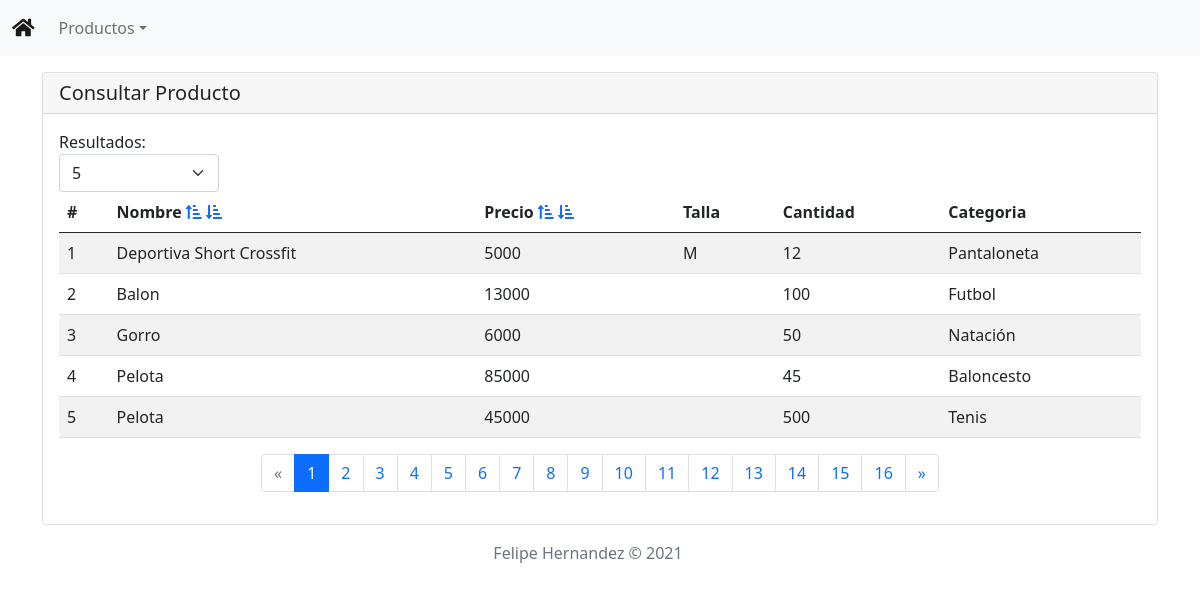
The page / on the database its author committed.
### tables this page shows
CREATE TABLE `producto` (
  `id` int(11) NOT NULL,
  `nombre` varchar(50) NOT NULL,
  `talla` varchar(50) NOT NULL,
  `cantidad` int(11) NOT NULL,
  `precio` varchar(50) NOT NULL,
  `id_categoria` int(11) NOT NULL
);

CREATE TABLE `categoria` (
  `id` int(11) NOT NULL,
  `nombre` varchar(50) NOT NULL
);

### logica/Producto.php (called while the page is built, shortened)
<?php
require_once 'persistencia/Conexion.php';
require_once 'persistencia/ProductoDAO.php';
class Producto
{
    private $nombre;
    private $precio;
    private $talla;
    private $cantidad;
    private $categoria;
    private $conexion;
    private $productoDAO;
    public function __construct($id = "", $nombre = "", $precio = "", $talla = "", $cantidad = "", $categoria = "")
    {
        $this->nombre = $nombre;
        $this->precio = $precio;
        $this->talla = $talla;
        $this->cantidad = $cantidad;
        $this->categoria = $categoria;
        $this->conexion = new Conexion();
        $this->productoDAO = new ProductoDAO($id, $nombre, $talla, $precio, $cantidad, $categoria);
    }
    public function getNombre()
    {
        return $this->nombre;
    }
    public function getPrecio()
    {
        return $this->precio;
    }
    public function getTalla()
    {
        return $this->talla;
    }
    public function getCantidad()
    {
        return $this->cantidad;
    }
    public function getCategoria()
    {
        return $this->categoria;
    }
    public function consultarTodos($atributo, $direccion, $filas, $pag)
    {
        $this->conexion->abrir();
        $this->conexion->ejecutar($this->productoDAO->consultarTodos($atributo, $direccion, $filas, $pag));
        $productos = array();
        while (($resultado = $this->conexion->extraer()) != null) {
            $categoria = new Categoria($resultado[5]);
            $categoria->consultar();
            array_push($productos, new Producto($resultado[0], $resultado[1], $resultado[2], $resultado[3], $resultado[4], $categoria));
        }
        $this->conexion->cerrar();
        return $productos;
    }
    public function consultarTotalFilas()
    {
        $this->conexion->abrir();
        $this->conexion->ejecutar($this->productoDAO->consultarTotalFilas());
        return $this->conexion->extraer()[0];
    }
}

### persistencia/Conexion.php (called while the page is built, shortened)
<?php
class Conexion{
    private $mysqli;
    private $resultado;
    public function abrir(){
        $this -> mysqli = new mysqli("localhost", "root", "", "tienda-deportiva");
        $this -> mysqli -> set_charset("utf8");
    }
    public function ejecutar($sentencia){
        $this -> resultado = $this -> mysqli -> query($sentencia);
    }
    public function extraer(){
        return $this -> resultado -> fetch_row();
    }
}

### persistencia/ProductoDAO.php (called while the page is built, shortened)
<?php
class ProductoDAO
{
    public function consultarTodos($atributo, $direccion, $filas, $pag){
        return "select id, nombre, precio, cantidad, talla, id_categoria
                from producto " .
            (($atributo != "" && $direccion != "")?"order by " . $atributo . " " . $direccion:"") .
            " limit " . (($pag-1)*$filas) . ", " . $filas;
    }
    public function consultarTotalFilas(){
        return "select count(1)
                from producto";
    }
}

### logica/Categoria.php (called while the page is built, shortened)
<?php
require_once 'persistencia/Conexion.php';
require_once 'persistencia/CategoriaDAO.php';
class Categoria
{
    private $nombre;
    private $conexion;
    private $categoriaDAO;
    public function __construct($id="", $nombre="")
    {
        $this->nombre = $nombre;
        $this->conexion = new Conexion();
        $this->categoriaDAO = new CategoriaDAO($id, $nombre);
    }
    public function getNombre()
    {
        return $this->nombre;
    }
    public function consultar(){
        $this -> conexion -> abrir();
        $this -> conexion -> ejecutar($this -> categoriaDAO -> consultar());
        $resultado = $this -> conexion -> extraer();
        $this -> nombre = $resultado[0];
        $this -> conexion -> cerrar();
    }
}

### persistencia/CategoriaDAO.php (called while the page is built, shortened)
<?php
class CategoriaDAO
{
    private $id;
    public function __construct($id = "", $nombre = "")
    {
        $this->id = $id;
    }
    public function consultar()
    {
        return "select nombre
                from categoria
                where id = " . $this->id;
    }
}

### presentacion/producto/consultarProducto.php (the view, shortened to what this page needs)
<?php
include 'presentacion/menu.php';
$atributo = "";
$direccion = "";
$filas = 5;
$pag = 1;
$producto = new Producto();
$productos = $producto->consultarTodos($atributo, $direccion, $filas, $pag);
$totalFilas = $producto->consultarTotalFilas();
?>
<div class="container">
    <div class="row mt-3">
        <div class="col">
            <div class="card">
                <h5 class="card-header">Consultar Producto</h5>
                <div class="card-body">
                    <div class="row">
                        <div class="col-2">
                            Resultados:
                            <select class="form-select" id="filas">
                                <option value="5" <?php if ($filas == 5) echo "selected" ?>>5</option>
                            </select>
                        </div>
                    </div>
                    <table class="table table-striped table-hover">
                        <thead>
                        <tr>
                            <th>#</th>
                            <th>Nombre
                                <?php
                                echo ($atributo != "nombre" || $direccion != "asc") ? "<a href='index.php?pid=" . base64_encode("presentacion/producto/consultarProducto.php") . "&atributo=nombre&direccion=asc&filas=" . $filas . "'><i class='fas fa-sort-amount-up-alt'></i></a> " : "<i class='fas fa-sort-up'></i> ";
                                echo ($atributo != "nombre" || $direccion != "desc") ? "<a href='index.php?pid=" . base64_encode("presentacion/producto/consultarProducto.php") . "&atributo=nombre&direccion=desc&filas=" . $filas . "'><i class='fas fa-sort-amount-down-alt'></i></a> " : "<i class='fas fa-sort-down'></i> ";
                                ?>
                            </th>
                            <th>Precio
                                <?php
                                echo ($atributo != "precio" || $direccion != "asc") ? "<a href='index.php?pid=" . base64_encode("presentacion/producto/consultarProducto.php") . "&atributo=precio&direccion=asc&filas=" . $filas . "'><i class='fas fa-sort-amount-up-alt'></i></a> " : "<i class='fas fa-sort-up'></i> ";
                                echo ($atributo != "precio" || $direccion != "desc") ? "<a href='index.php?pid=" . base64_encode("presentacion/producto/consultarProducto.php") . "&atributo=precio&direccion=desc&filas=" . $filas . "'><i class='fas fa-sort-amount-down-alt'></i></a> " : "<i class='fas fa-sort-down'></i> ";
                                ?>
                            </th>
                            <th>Talla</th>
                            <th>Cantidad</th>
                            <th>Categoria</th>
                        </tr>
                        </thead>
                        <tbody>
                        <?php
                        $pos = 1;
                        foreach ($productos as $productoActual) {
                            echo "<tr>";
                            echo "<td>" . $pos++ . "</td>
                                      <td>" . $productoActual->getNombre() . "</td>
                                      <td>" . $productoActual->getPrecio() . "</td>
                                      <td>" . $productoActual->getCantidad() . "</td>
                                      <td>" . $productoActual->getTalla() . "</td>
                                      <td>" . $productoActual->getCategoria()->getNombre() . "</td>";
                            echo "</tr>";
                        }
                        ?>
                        </tbody>
                    </table>
                    <nav aria-label="Page navigation example">
                        <ul class="pagination justify-content-center">
                            <?php
                            $numPags = intval($totalFilas / $filas);
                            echo ($pag != 1) ? "<li class='page-item'><a class='page-link' href='index.php?pid=" . base64_encode("presentacion/producto/consultarProducto.php") . "&pag=" . ($pag - 1) . "&filas=" . $filas . (($atributo != "" && $direccion != "") ? ("&atributo=" . $atributo . "&direccion=" . $direccion) : "") . "'> <span aria-hidden='true'>&laquo;</span></a></li>" : "<li class='page-item disabled'><a class='page-link'>&laquo;</li></a>";
                            for ($i = 1; $i <= $numPags; $i++) {
                                echo "<li class='page-item " . (($pag == $i) ? "active" : "") . "'>" . (($pag != $i) ? "<a class='page-link' href='index.php?pid=" . base64_encode("presentacion/producto/consultarProducto.php") . "&pag=" . $i . "&filas=" . $filas . (($atributo != "" && $direccion != "") ? ("&atributo=" . $atributo . "&direccion=" . $direccion) : "") . "'>" . $i . "</a>" : "<a class='page-link'>" . $i . "</a>") . "</li>";
                            }
                            echo ($pag != $numPags) ? "<li class='page-item'><a class='page-link' href='index.php?pid=" . base64_encode("presentacion/producto/consultarProducto.php") . "&pag=" . ($pag + 1) . "&filas=" . $filas . (($atributo != "" && $direccion != "") ? ("&atributo=" . $atributo . "&direccion=" . $direccion) : "") . "'> <span aria-hidden='true'>&raquo;</span></a></li>" : "<li class='page-item disabled'><a class='page-link'>&raquo;</li></a>";
                            ?>
                        </ul>
                    </nav>
                </div>
            </div>
        </div>
    </div>
</div>

### index.php (shortened to what this page needs)
<?php
require_once 'logica/Producto.php';
require_once 'logica/Categoria.php';
$pid = "presentacion/producto/consultarProducto.php";
?>
<!doctype html>
<html lang="es">
<head>
    <link rel="stylesheet" href="https://use.fontawesome.com/releases/v5.11.1/css/all.css" />
    <link
        href="https://cdn.jsdelivr.net/npm/bootstrap@5.0.0-beta3/dist/css/bootstrap.min.css"
        rel="stylesheet">
</head>
<body>
<?php
    include $pid;
?>
<div class="container">
    <div class="row mt-3">
        <div class="row">
            <div class="col text-center text-muted" >
                Felipe Hernandez &copy; <?php echo date("Y") ?>
            </div>
        </div>
    </div>
</div>
</body>
</html>

### presentacion/menu.php (shortened to what this page needs)
<nav class="navbar navbar-expand-lg navbar-light bg-light">
    <div class="container-fluid">
        <a class="navbar-brand"
           href="index.php?pid=<?php echo base64_encode("presentacion/producto/consultarProducto.php") ?>"><i
                    class="fas fa-home"></i></a>
        <div class="collapse navbar-collapse" id="navbarSupportedContent">
            <ul class="navbar-nav me-auto mb-2 mb-lg-0">
                <li class="nav-item dropdown"><a class="nav-link dropdown-toggle"
                                                 href="#" id="navbarDropdown" role="button"
                                                 data-bs-toggle="dropdown" aria-expanded="false">Productos</a>
                </li>
            </ul>
        </div>
    </div>
</nav>

### rows shown on the page
producto: nombre "Deportiva Short Crossfit", precio "5000", talla "M", cantidad "12", id_categoria.nombre "Pantaloneta"
producto: nombre "Balon", precio "13000", cantidad "100", id_categoria.nombre "Futbol"
producto: nombre "Gorro", precio "6000", cantidad "50", id_categoria.nombre "Natación"
producto: nombre "Pelota", precio "85000", cantidad "45", id_categoria.nombre "Baloncesto"
producto: nombre "Pelota", precio "45000", cantidad "500", id_categoria.nombre "Tenis"
